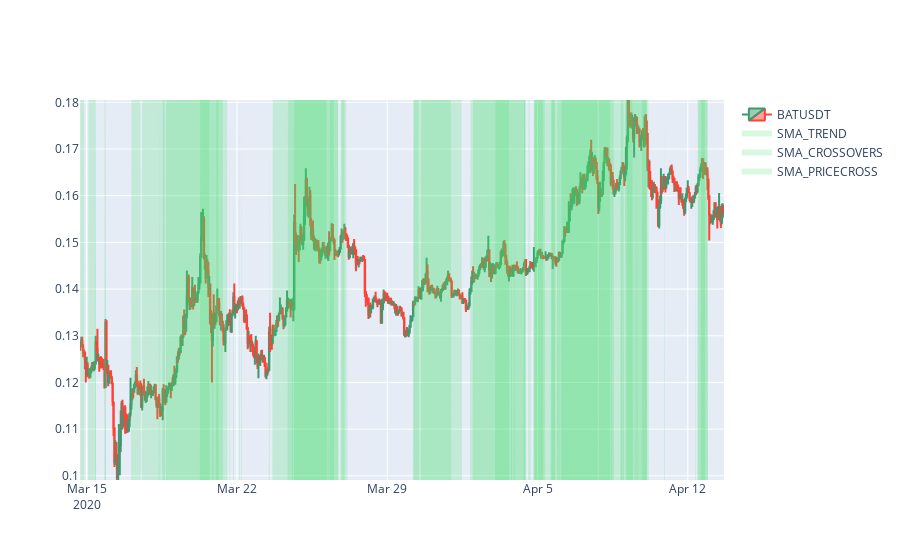

Notebook code cell kept with this figure:
### Markdown cell above
##### Plot

### Code cell
k.plot(days=30, metrics=None, signals=['SMA_TREND','SMA_CROSSOVERS','SMA_PRICECROSS'])

### Figure 1 — Plotly figure (JSON) as saved in the notebook; plotly's stock layout.template omitted (floating-point values rounded to 4 significant figures; data arrays with more than 128 entries replaced by an {"elided": "..."} marker saying what was removed)
{"data": [{"close": {"elided": "720 float values"}, "high": {"elided": "720 float values"}, "low": {"elided": "720 float values"}, "name": "BATUSDT", "open": {"elided": "720 float values"}, "type": "candlestick", "x": {"elided": "720 str values"}}, {"fill": "tozeroy", "fillcolor": "rgba(60,220,100,0.2)", "mode": "none", "name": "SMA_TREND", "type": "scatter", "x": {"elided": "720 str values"}, "y": {"elided": "720 float values"}}, {"fill": "tozeroy", "fillcolor": "rgba(60,220,100,0.2)", "mode": "none", "name": "SMA_CROSSOVERS", "type": "scatter", "x": {"elided": "720 str values"}, "y": {"elided": "720 float values"}}, {"fill": "tozeroy", "fillcolor": "rgba(60,220,100,0.2)", "mode": "none", "name": "SMA_PRICECROSS", "type": "scatter", "x": {"elided": "720 str values"}, "y": {"elided": "720 float values"}}], "layout": {"xaxis": {"rangeslider": {"visible": false}}, "yaxis": {"range": [0.0991, 0.1805]}}}
